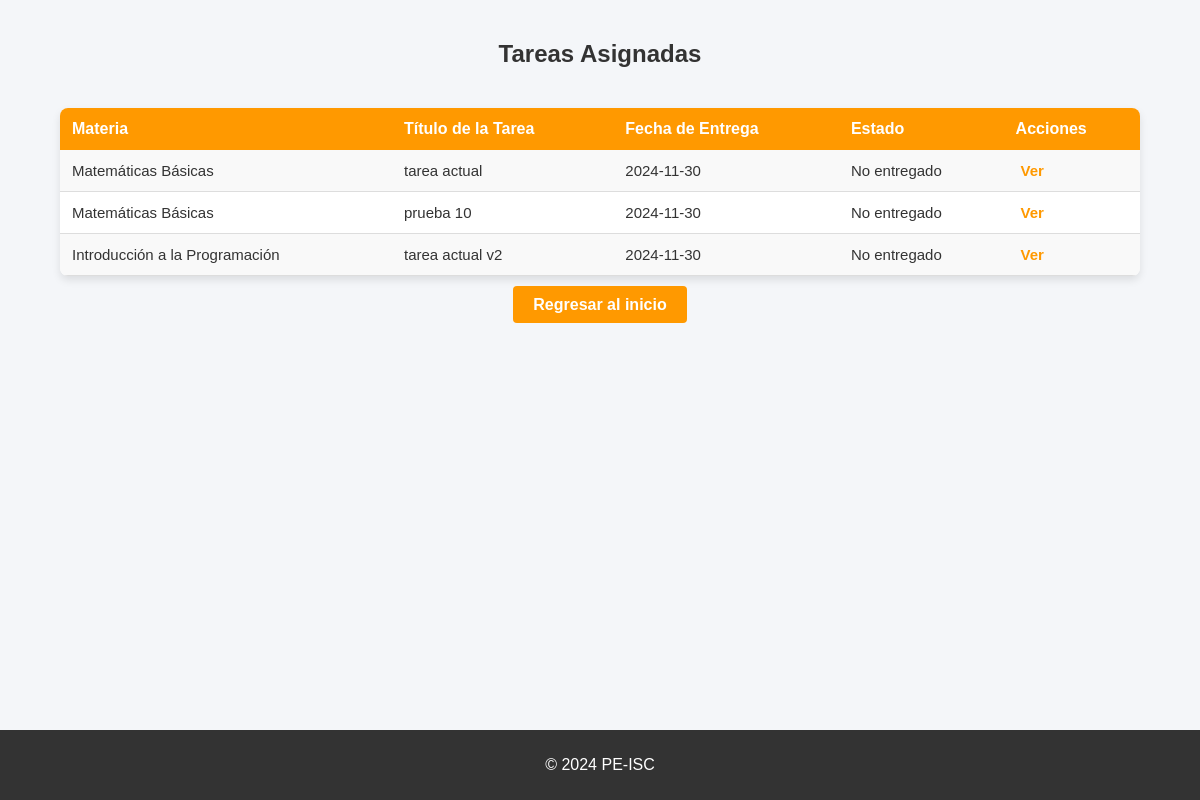
The app's page /gestionTareasAlumno.php (signed in) with its own data.
### tables this page shows
CREATE TABLE `tareas` (
  `id_tarea` int(11) NOT NULL,
  `id_curso` int(11) DEFAULT NULL,
  `titulo` varchar(100) DEFAULT NULL,
  `descripcion` text DEFAULT NULL,
  `archivo_tarea` varchar(255) DEFAULT NULL,
  `fecha_creacion` date DEFAULT NULL,
  `fecha_limite` date DEFAULT NULL
);

CREATE TABLE `cursos` (
  `id_curso` int(11) NOT NULL,
  `nombre_curso` varchar(100) NOT NULL,
  `fecha_creacion` date DEFAULT NULL,
  `imagen_url` varchar(255) DEFAULT NULL
);

### gestionTareasAlumno.php (the view, shortened to what this page needs)
<?php
$num_control = $_SESSION['usuario'];
$conexion = new mysqli("localhost", "root", "", "peis");
$sql = "SELECT tareas.id_tarea, tareas.id_curso, tareas.titulo, tareas.fecha_limite,
               CASE WHEN entregas.archivo_entrega IS NOT NULL THEN 'Entregado' ELSE 'No entregado' END AS estado_entrega
        FROM tareas
        JOIN grupo_alumnos ON tareas.id_curso = grupo_alumnos.id_grupo
        LEFT JOIN entregas ON tareas.id_tarea = entregas.id_tarea AND entregas.id_alumno = grupo_alumnos.num_control
        WHERE grupo_alumnos.num_control = '$num_control'
        AND tareas.fecha_limite >= CURDATE()";
$resultado = $conexion->query($sql);
?>
<!DOCTYPE html>
<html lang="es">
<head>
</head>
<body>
<h2>Tareas Asignadas</h2>
<div class="table-container">
    <table>
        <tr>
            <th>Materia</th>
            <th>Título de la Tarea</th>
            <th>Fecha de Entrega</th>
            <th>Estado</th>
            <th>Acciones</th>
        </tr>
        <?php
        if ($resultado->num_rows > 0) {
            while ($fila = $resultado->fetch_assoc()) {
                echo "<tr>";
                echo "<td>" . obtenerNombreMateria($fila["id_curso"], $conexion) . "</td>";
                echo "<td>" . $fila["titulo"] . "</td>";
                echo "<td>" . $fila["fecha_limite"] . "</td>";
                echo "<td>" . $fila["estado_entrega"] . "</td>";
                echo "<td class='acciones'> <a href='tarea.php?id=" . $fila["id_tarea"] . "'>Ver</a> </td>";
                echo "</tr>";
            }
        } else {
            echo "<tr><td colspan='4'>No hay tareas asignadas</td></tr>";
        }
        ?>
    </table>
</div>
<div class="back-button-container">
    <a href="inicioAlumno.php" class="back-button">Regresar al inicio</a>
</div>
<footer class="text-center py-3">
    <p>© 2024 PE-ISC</p>
    </footer>
</body>
</html>
<?php
function obtenerNombreMateria($id_curso, $conexion) {
    $consulta = "SELECT nombre_curso FROM cursos WHERE id_curso = $id_curso";
    $resultado = $conexion->query($consulta);
    if ($resultado->num_rows > 0) {
        $fila = $resultado->fetch_assoc();
        return $fila['nombre_curso'];
    } else {
        return "Desconocido";
    }
}
?>

### gestionTareasAlumno.php (style rules this page uses)
body { font-family: Arial, sans-serif; background-color: #f4f6f9; color: #333; margin: 0; padding: 0; }
h2 { text-align: center; color: #333; padding: 20px 0; font-size: 24px; }
.table-container { max-width: 90%; margin: 20px auto; background-color: #fff; border-radius: 8px; box-shadow: 0 4px 8px rgba(0, 0, 0, 0.1); overflow: hidden; }
table { width: 100%; border-collapse: collapse; }
th { background-color: #ff9900; color: #fff; font-weight: bold; text-align: left; padding: 12px; font-size: 16px; }
td { padding: 12px; border-bottom: 1px solid #ddd; font-size: 15px; }
tr:nth-child(even) { background-color: #f9f9f9; }
.acciones a { margin: 0 5px; color: #ff9900; text-decoration: none; font-weight: bold; transition: color 0.3s; }
.back-button-container { text-align: center; margin: 20px; }
.back-button { background-color: #ff9900; color: #fff; padding: 10px 20px; border: none; border-radius: 4px; font-weight: bold; cursor: pointer; text-decoration: none; transition: background-color 0.3s; }
footer { background-color: #333; color: white; text-align: center; padding: 10px 0; position: fixed; bottom: 0; left: 0; width: 100%; z-index: 10; }

### records on screen
tareas: id_curso.nombre_curso "Matemáticas Básicas", titulo "tarea actual", fecha_limite "2024-11-30", estado_entrega "No entregado"
tareas: id_curso.nombre_curso "Matemáticas Básicas", titulo "prueba 10", fecha_limite "2024-11-30", estado_entrega "No entregado"
tareas: id_curso.nombre_curso "Introducción a la Programación", titulo "tarea actual v2", fecha_limite "2024-11-30", estado_entrega "No entregado"
